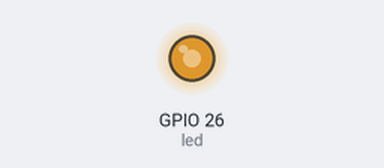
Recording of a program running on a simulated Raspberry Pi (BCM pin numbers). On the bench: output pins drawn as LEDs (lit = HIGH).

Above: at 0.1 s.
Timing chart, 0 to 1.6 s (numbered marks = the images above):
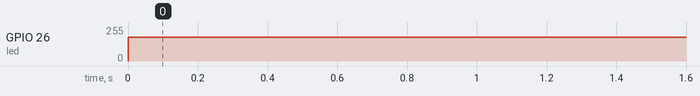

The program:

led_pwm.py
```python
#!/usr/bin/python3
#encoding:utf-8

import RPi.GPIO as GPIO
import time

led = 26
GPIO.setmode(GPIO.BCM)
GPIO.setwarnings(False)

GPIO.setup(led,GPIO.LOW)
pwm = GPIO.PWM(led,60)
pwm.start(0)
while True:
    #for dc in range(0,101,10):
     #   pwm.ChangeDutyCycle(dc)
      #  time.sleep(0.7)
    #for dc in range(100,0,-10):
     #   pwm.ChangeDutyCycle(dc)
      #  time.sleep(0.2)
    pwm.ChangeDutyCycle(70)
#GPIO.output(led,GPIO.HIGH)
```

Measured:
- by itself, GPIO 26 (led): 0/255 → 179/255 at 0.00 s
